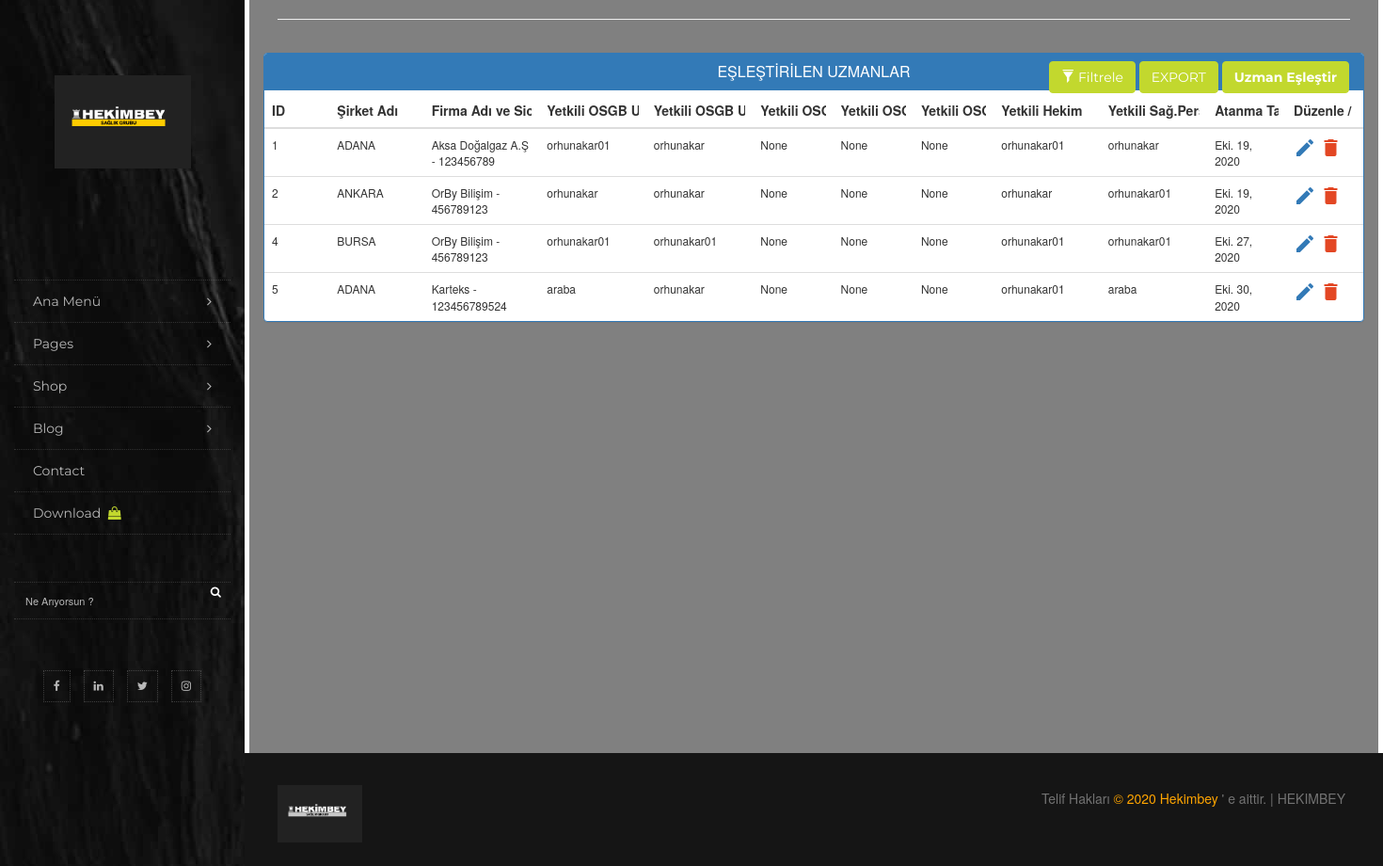
/eslestirme/ (signed in), run on the app's committed database.
### eslestirme/models.py (models this page shows)
class Eslestirme(models.Model):
    Sirket = models.ForeignKey(isyeri, blank=True,null=True,on_delete=models.CASCADE,related_name='Sirket')
    firmaAdi=models.ForeignKey(calisilanFirmalar,blank=True,null=True,on_delete=models.CASCADE,related_name='Firma_Adi')
    firmaSicil=models.ForeignKey(calisilanFirmalar,blank=True,null=True,on_delete=models.CASCADE,related_name='firma_sicilleri_olacak')
    yetkiliOsgbUzmani_1=models.ForeignKey(User,blank=True,null=True,on_delete=models.CASCADE,related_name='Yetki_osgb_uzm')
    yetkiliOsgbUzmani_2=models.ForeignKey(User,blank=True,null=True,on_delete=models.CASCADE,related_name='Yetki_osgb_uzm_2')
    yetkiliOsgbUzmani_3=models.ForeignKey(User,blank=True,null=True,on_delete=models.CASCADE,related_name='Yetki_osgb_uzm_3')
    yetkiliOsgbUzmani_4=models.ForeignKey(User,blank=True,null=True,on_delete=models.CASCADE,related_name='Yetki_osgb_uzm_4')
    yetkiliOsgbUzmani_5=models.ForeignKey(User,blank=True,null=True,on_delete=models.CASCADE,related_name='Yetki_osgb_uzm_5')
    yetkiliHekim=models.ForeignKey(User,blank=True,null=True,on_delete=models.CASCADE,related_name='Yetki_hekim')
    yetkiliSaglikPersoneli=models.ForeignKey(User,null=True,blank=True,on_delete=models.CASCADE,related_name='Yetki_sag_pers')
    atamaTarihi=models.DateField(default=date.today,verbose_name='Personeller Atanma Tarihi')

### isyeriekle/models.py (models this page shows, shortened)
class isyeri(models.Model):
    isyeriAdi=models.CharField(max_length=130,verbose_name='İşyeri Adı',blank=False,null=False)
    isyeriBolge=models.CharField(max_length=30,verbose_name='İşyeri Bölgesi',blank=True,null=True)
    isyeriSicil=models.CharField(max_length=100,verbose_name='İşyeri Sicil No',blank=True,null=True)
    isyeriEklenmeZamani=models.DateField(default=date.today,)
    def __str__(self):
        return self.isyeriAdi

### calisilanFirma/models.py (models this page shows, shortened)
class calisilanFirmalar(models.Model):
    ekle1=(
        ('Az Tehlikeli','Az Tehlikeli') ,
        ('Tehlikeli','Tehlikeli') ,
        ('Çok Tehlikeli' , 'Çok Tehlikeli') ,
        )
    Sirket = models.ForeignKey(isyeri, on_delete=models.CASCADE,blank=True,null=True)
    firmaAd=models.CharField(max_length=200,verbose_name='Çalışılacak Firma Adı')
    SicilNumarasi=models.CharField(max_length=110,verbose_name="Çalışılacak Firma'nın Sicil No")
    tehlikeSinif=models.CharField(choices=ekle1, max_length=60, verbose_name='Tehlike Sınıfı')
    isyeriCalisanSayisi=models.PositiveIntegerField(verbose_name='Çalışan sayısı')
    isyeriBolge=models.CharField(max_length=40,verbose_name='Bölge')
    isyeri_ilcesi=models.CharField(max_length=50,verbose_name='İlçe')
    ad_soyad=models.CharField(max_length=100 , verbose_name='Yetkili Ad Soyad')
    telefon=models.CharField(max_length=100,verbose_name='Yetkili Telefonu')
    e_posta=models.CharField(max_length=200,verbose_name='Yetkili E - Posta')
    kayitTarih=models.DateField(default=date.today)
    def __str__(self):
        return "{} - {}".format(self.firmaAd, self.SicilNumarasi)

### eslestirme/views.py (the view)
# urls.py: url('', views.eslestirme_view, name='eslestirme_view'),
@login_required(login_url=login_view)
def eslestirme_view(request):
    listele = Eslestirme.objects.all().order_by('pk')
    return render(request , 'eslestirme/views.html' , {'listele': listele})

### eslestirme/templates/eslestirme/views.html (shortened to what this page needs)
{% extends 'eslestirme/isyeriekle.html' %}
{% block content %}
<head>
</head>
<link href="//netdna.bootstrapcdn.com/bootstrap/3.1.0/css/bootstrap.min.css" rel="stylesheet" id="bootstrap-css">
<link rel="stylesheet" href="https://maxcdn.bootstrapcdn.com/font-awesome/4.7.0/css/font-awesome.min.css">
<link rel="stylesheet" href="https://maxcdn.bootstrapcdn.com/bootstrap/3.3.7/css/bootstrap.min.css">
<div class="container">
    <hr>
    <div class="row">
        <div class="panel panel-primary filterable">
            <div class="panel-heading">
                <h3 class="panel-title">EŞLEŞTİRİLEN UZMANLAR</h3>
                <div class="pull-right">
                    <button class="btn btn-default btn-s btn-filter"><span class="glyphicon glyphicon-filter"></span> Filtrele </button>
                    <button class="btn btn-default btn-s " id="btnExport" onclick="fnExcelReport();"> EXPORT </button>
                    <a href="{% url 'eslestirme_create' %}" ><button class="btn btn-default btn-s "  > <b>Uzman Eşleştir</b>  </button></a>
                </div>
            </div>
            <table class="table table-fit table-hover"  lang="tr" id="headerTable">
                <thead>
                    <tr class="filters">
                        <th><input type="text" class="form-control" placeholder="ID" disabled></th>
                        <th><input type="text" class="form-control auto-width" placeholder="Şirket Adı" disabled></th>
                        <th><input type="text" class="form-control" placeholder="Firma Adı ve Sicil No" disabled></th>
                        <th><input type="text" class="form-control" placeholder="Yetkili OSGB Uzm-1" disabled></th>
                        <th><input type="text" class="form-control" placeholder="Yetkili OSGB Uzm-2" disabled></th>
                        <th><input type="text" class="form-control" placeholder="Yetkili OSGB Uzm-3" disabled></th>
                        <th><input type="text" class="form-control" placeholder="Yetkili OSGB Uzm-4" disabled></th>
                        <th><input type="text" class="form-control" placeholder="Yetkili OSGB Uzm-5" disabled></th>
                        <th><input type="text" class="form-control" placeholder="Yetkili Hekim" disabled></th>
                        <th><input type="text" class="form-control" placeholder="Yetkili Sağ.Personeli" disabled></th>
                        <th><input type="text" class="form-control" placeholder="Atanma Tarihi" disabled></th>
                        <th><input type="text" class="form-control" placeholder="Düzenle / Sil" disabled></th>
                    </tr>
                </thead>
                <tbody>
                {% for liste in listele %}
                    <tr class="filters">
                        <td>{{liste.id}}</td>
                        <td>{{liste.Sirket}}</td>
                        <td>{{liste.firmaAdi}}</td>
                        <td>{{liste.yetkiliOsgbUzmani_1}}</td>
                        <td>{{liste.yetkiliOsgbUzmani_2}}</td>
                        <td>{{liste.yetkiliOsgbUzmani_3}}</td>
                        <td>{{liste.yetkiliOsgbUzmani_4}}</td>
                        <td>{{liste.yetkiliOsgbUzmani_5}}</td>
                        <td>{{liste.yetkiliHekim}}</td>
                        <td>{{liste.yetkiliSaglikPersoneli}}</td>
                        <td>{{liste.atamaTarihi}}</td>
                        <td><a href="{% url 'eslestirme_update' liste.id %}" class="material-icons"></a>
                            <a href="{% url 'eslestirme_delete' liste.id %}" class="delete material-icons"  onclick="return confirmDel();" ></a>
                        </td>
                    </tr>
                {% endfor %}
                </tbody>
            </table>
        </div>
    </div>
</div>
{% endblock %}

### isyeriekle/static/style.css (style rules this page uses)
body { background-color: #ffffff; color: #aeaeae; font-size: 15px; line-height: 1.6; font-family: "Poppins", serif; }
blockquote, a h1, a h2, a h3, a h4, a h5, a h6, h1 a, h2 a, h3 a, h4 a, h5 a, h6 a, h1, h2, h3, h4, h5, h6, .h1, .h2, .h3, .h4 { color: #000000; font-family: 'Montserrat', sans-serif; font-weight: 400; line-height: 1.1; }
.container { width: 100%; max-width: 1180px; }
.btn { -moz-user-select: none; background-image: none; border: 0 solid transparent; border-radius: 0; color: #ffffff; display: inline-block; font-family: 'Montserrat', sans-serif; font-size: 14px; font-weight: 600; padding: 13px 40px; text-align: center; white-space: nowrap; }
.bgcolor1, .btn-default:active:hover, .btn-default.active:hover, .open>.dropdown-toggle.btn-default:hover, .btn-default:active:focus, .btn-default.active:focus, .open>.dropdown-toggle.btn-default:focus, .btn-default:active.focus, .btn-default.active.focus, .open>.dropdown-toggle.btn-default.focus, .btn-default:active, .btn-default.active, .open>.dropdown-toggle.btn-default, .btn-default.disabled:hover, .btn-default[disabled]:hover, fieldset[disabled] .btn-default:hover, .btn-default.disabled:focus, .btn-default[disabled]:focus, fieldset[disabled] .btn-default:focus, .btn-default.disabled.focus, .btn-default[disabled].focus, fieldset[disabled] .btn-default.focus, .btn-default { background-color: #c2d82e !important; border-color: #c2d82e !important; color: #ffffff !important; }

### eslestirme/templates/eslestirme/views.html (style rules this page uses)
.filterable { margin-top: 15px; }
.filterable .panel-heading .pull-right { margin-top: -20px; }
.filterable .filters input[disabled] { background-color: transparent; border: none; cursor: auto; box-shadow: none; padding: 0; height: auto; }
table.table td a.delete { color: #E34724; }
table { font-size: 12px; }

### data on the page
Eslestirme: id "1", Sirket "ADANA", firmaAdi "Aksa Doğalgaz A.Ş - 123456789", yetkiliOsgbUzmani_1 "orhunakar01", yetkiliOsgbUzmani_2 "orhunakar", yetkiliOsgbUzmani_3 "None", yetkiliOsgbUzmani_4 "None", yetkiliOsgbUzmani_5 "None", yetkiliHekim "orhunakar01", yetkiliSaglikPersoneli "orhunakar", atamaTarihi "Eki. 19, 2020"
Eslestirme: id "2", Sirket "ANKARA", firmaAdi "OrBy Bilişim - 456789123", yetkiliOsgbUzmani_1 "orhunakar", yetkiliOsgbUzmani_2 "orhunakar", yetkiliOsgbUzmani_3 "None", yetkiliOsgbUzmani_4 "None", yetkiliOsgbUzmani_5 "None", yetkiliHekim "orhunakar", yetkiliSaglikPersoneli "orhunakar01", atamaTarihi "Eki. 19, 2020"
Eslestirme: id "4", Sirket "BURSA", firmaAdi "OrBy Bilişim - 456789123", yetkiliOsgbUzmani_1 "orhunakar01", yetkiliOsgbUzmani_2 "orhunakar01", yetkiliOsgbUzmani_3 "None", yetkiliOsgbUzmani_4 "None", yetkiliOsgbUzmani_5 "None", yetkiliHekim "orhunakar01", yetkiliSaglikPersoneli "orhunakar01", atamaTarihi "Eki. 27, 2020"
Eslestirme: id "5", Sirket "ADANA", firmaAdi "Karteks - 123456789524", yetkiliOsgbUzmani_1 "araba", yetkiliOsgbUzmani_2 "orhunakar", yetkiliOsgbUzmani_3 "None", yetkiliOsgbUzmani_4 "None", yetkiliOsgbUzmani_5 "None", yetkiliHekim "orhunakar01", yetkiliSaglikPersoneli "araba", atamaTarihi "Eki. 30, 2020"
